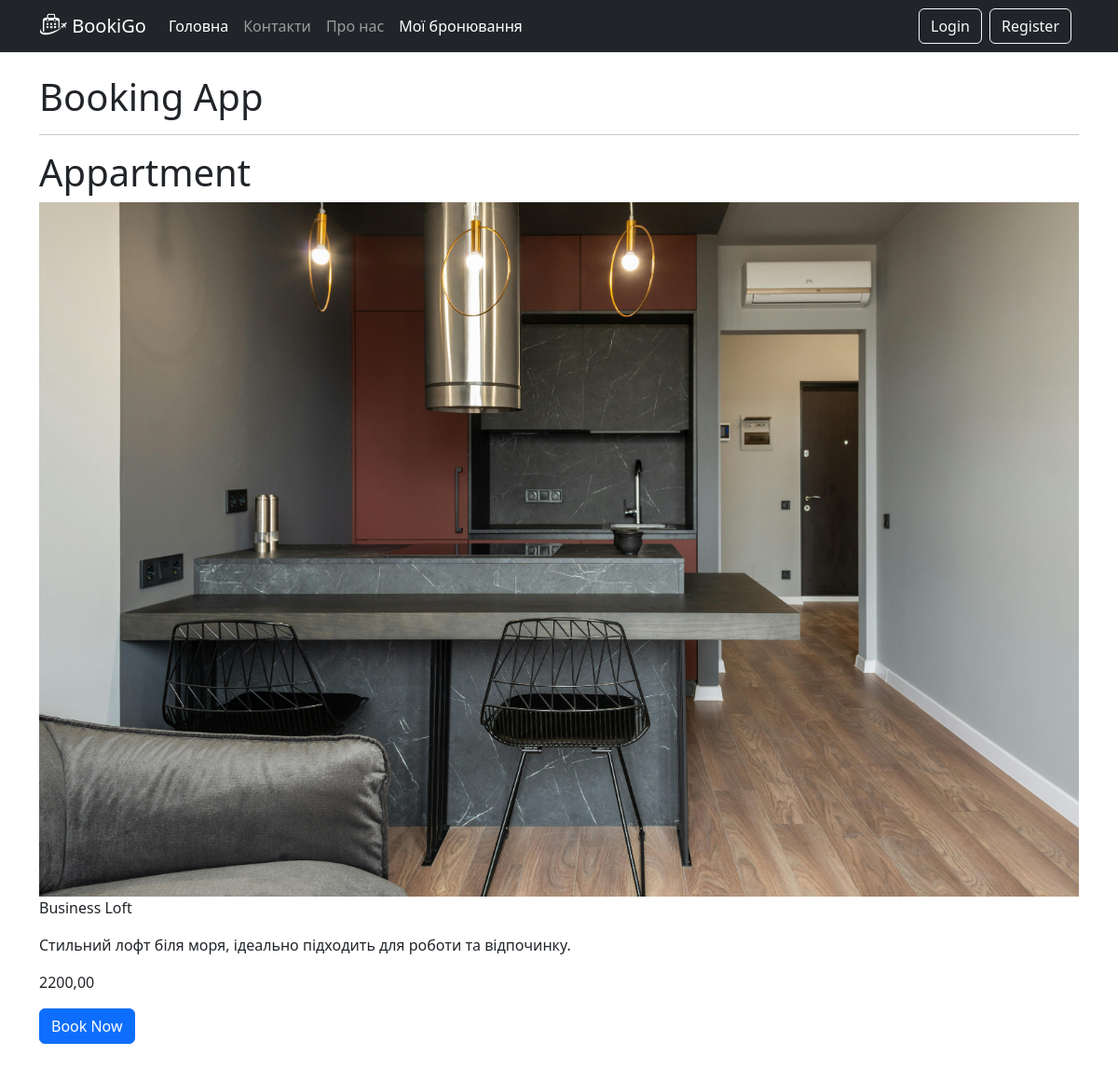
Screenshot of /apartments/4/ with the database file from the repository.
### booking_app/models.py (models this page shows, shortened)
class Apartment(models.Model):
    TYPE_ROOM_CHOICES = [
        ('single', 'Single Room'),
        ('double', 'Double Room'),
        ('suite', 'Suite'),
        ('studio', 'Studio'),
        ('penthouse', 'Penthouse'),
        ('loft', 'Loft'),
        ('villa', 'Villa'),
    ]
    name = models.CharField(max_length=100)
    location = models.CharField(max_length=200)
    image = models.ImageField(upload_to='apartment_images/', blank=True, null=True)
    description = models.TextField(blank=True, null=True)
    price = models.DecimalField(max_digits=10, decimal_places=2)
    capacity = models.IntegerField(default=1)
    type_room = models.CharField(max_length=50, blank=True, null=True, choices=TYPE_ROOM_CHOICES)
    class Meta:
        verbose_name = "Apartment"
        verbose_name_plural = "Apartments"
        ordering = ['name']

### booking_app/views.py (the view)
# urls.py: path('apartments/<int:apartment_id>/', views.apartments_page, name='apartments_page'),
def apartments_page(request, apartment_id):
    apartment = Apartment.objects.get(id=apartment_id)
    return render(request, template_name='apartment_page.html', context={'apartment': apartment})

### templates/apartment_page.html
{% extends 'base.html' %}
{% block content %}
    <h1>Appartment</h1>
    <img src="{{ apartment.image.url }}" alt="Apartment Image" class="img-fluid">
    <p>{{ apartment.name }}</p>
    <p>{{ apartment.description }}</p>
    <p>{{ apartment.price }}</p>
    <a href="{% url 'booking_page' apartment_id=apartment.id %}" class="btn btn-primary mb-5">Book Now</a>
{% endblock %}

### rows the page displays
Apartment: image (picture), name "Business Loft", description "Стильний лофт біля моря, ідеально підходить для роботи та відпочинку.", price "2200,00"
